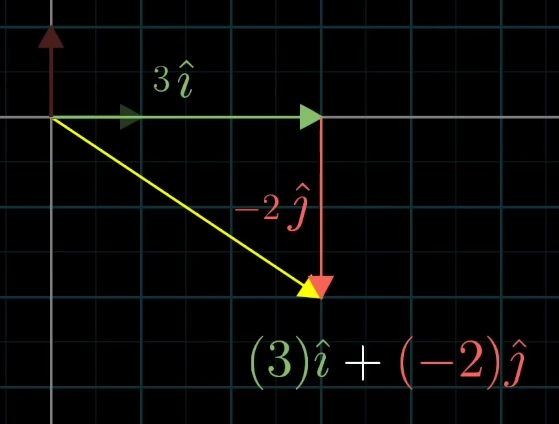
#> input picture Math/Linear Algebra/Coordinates, Basis, Span, Linear Combination/Basis Vectors/images/basis.png, 559 x 424 px
$ jupyter execute basis.ipynb
#> lines starting #> are read from the running program, lines starting #| are printed output that depends on the picture
1. [Basis Vectors](#basis-vectors)

#### Basis Vectors:
- in coordinate system x & y, there are 2 basis vectors ```i^→``` & ```j^→```
    - ```i^→``` & ```j^→``` are of unit length

- example of an vector with i→ and j→ basis vector
    - 3i + (-2)j

Note:
- the ```basis``` of ```vector space``` are a set of ```vectors``` that are ```linearly independent``` that ```span``` the ```whole space```

[cell 1]
from PIL import Image
from IPython.display import display

img = Image.open('images/basis.png')
#> img is the input picture: PIL image 559x424 RGBA; mean R, G, B, A 6.7, 7.5, 6.3, 255
new_image = img.resize((360, 265))
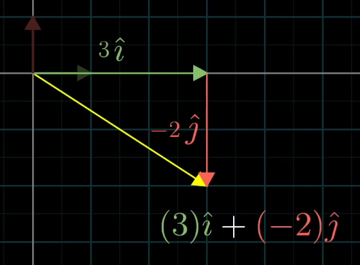
#> new_image: PIL image 360x265 RGBA; mean R, G, B, A 6.8, 7.6, 6.4, 255
display(new_image)
